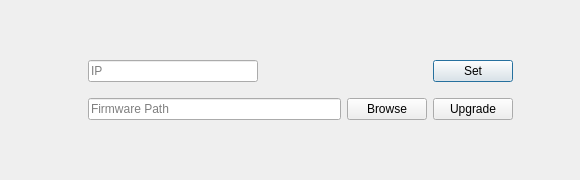
<?xml version="1.0" encoding="UTF-8"?>
<ui version="4.0">
 <class>FirmwareTransfer</class>
 <widget class="QDialog" name="FirmwareTransfer">
  <property name="geometry">
   <rect>
    <x>0</x>
    <y>0</y>
    <width>580</width>
    <height>180</height>
   </rect>
  </property>
  <property name="sizePolicy">
   <sizepolicy hsizetype="Fixed" vsizetype="Fixed">
    <horstretch>0</horstretch>
    <verstretch>0</verstretch>
   </sizepolicy>
  </property>
  <property name="minimumSize">
   <size>
    <width>580</width>
    <height>180</height>
   </size>
  </property>
  <property name="maximumSize">
   <size>
    <width>580</width>
    <height>180</height>
   </size>
  </property>
  <property name="windowTitle">
   <string>Upgrade Tool</string>
  </property>
  <widget class="QWidget" name="verticalLayoutWidget">
   <property name="geometry">
    <rect>
     <x>80</x>
     <y>50</y>
     <width>441</width>
     <height>80</height>
    </rect>
   </property>
   <layout class="QVBoxLayout" name="verticalLayout">
    <property name="leftMargin">
     <number>4</number>
    </property>
    <property name="topMargin">
     <number>4</number>
    </property>
    <property name="rightMargin">
     <number>4</number>
    </property>
    <property name="bottomMargin">
     <number>4</number>
    </property>
    <item>
     <layout class="QHBoxLayout" name="horizontalLayout">
      <property name="leftMargin">
       <number>4</number>
      </property>
      <property name="topMargin">
       <number>4</number>
      </property>
      <property name="rightMargin">
       <number>4</number>
      </property>
      <property name="bottomMargin">
       <number>4</number>
      </property>
      <item>
       <widget class="QLineEdit" name="lineEditIP">
        <property name="text">
         <string/>
        </property>
        <property name="placeholderText">
         <string>IP</string>
        </property>
       </widget>
      </item>
      <item>
       <spacer name="horizontalSpacer">
        <property name="orientation">
         <enum>Qt::Horizontal</enum>
        </property>
        <property name="sizeHint" stdset="0">
         <size>
          <width>40</width>
          <height>20</height>
         </size>
        </property>
       </spacer>
      </item>
      <item>
       <widget class="QPushButton" name="btnSet">
        <property name="text">
         <string>Set</string>
        </property>
       </widget>
      </item>
     </layout>
    </item>
    <item>
     <layout class="QHBoxLayout" name="horizontalLayout_2">
      <property name="leftMargin">
       <number>4</number>
      </property>
      <property name="topMargin">
       <number>4</number>
      </property>
      <property name="rightMargin">
       <number>4</number>
      </property>
      <property name="bottomMargin">
       <number>4</number>
      </property>
      <item>
       <widget class="QLineEdit" name="lineEditPath">
        <property name="text">
         <string/>
        </property>
        <property name="placeholderText">
         <string>Firmware Path</string>
        </property>
       </widget>
      </item>
      <item>
       <widget class="QPushButton" name="btnBrowse">
        <property name="text">
         <string>Browse</string>
        </property>
       </widget>
      </item>
      <item>
       <widget class="QPushButton" name="btnUpgrade">
        <property name="text">
         <string>Upgrade</string>
        </property>
       </widget>
      </item>
     </layout>
    </item>
   </layout>
  </widget>
 </widget>
 <resources/>
 <connections/>
</ui>
